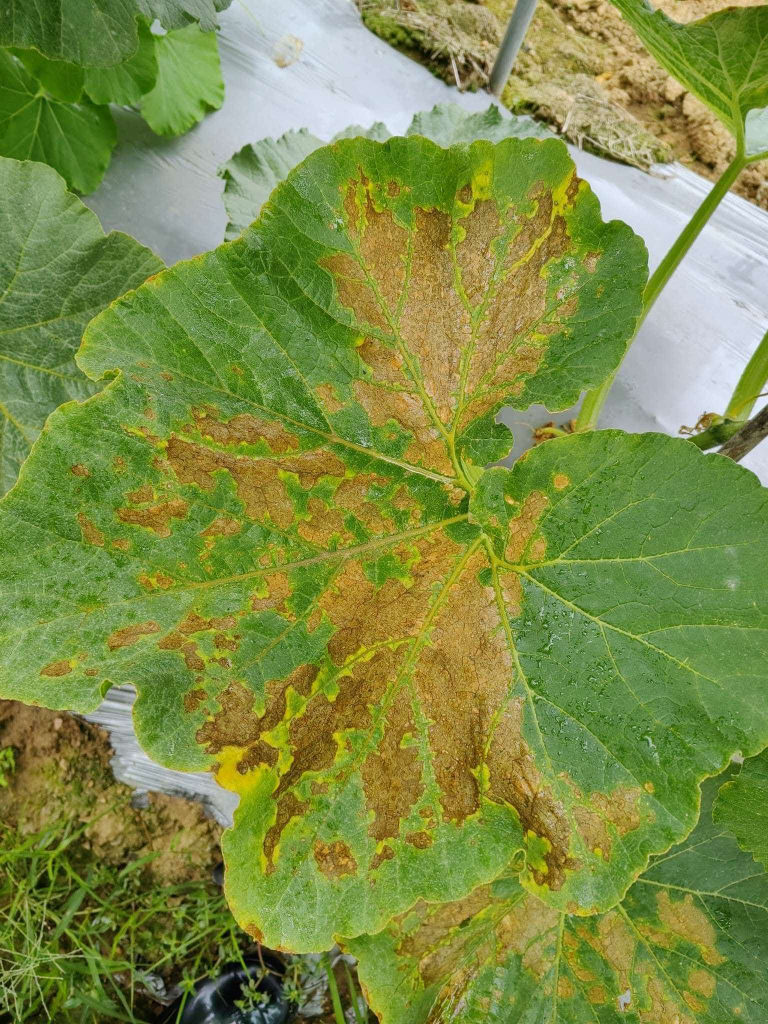
#> input picture _opencv_leaf_preprocess/leaf.jpg, 1536 x 2048 px (shown at 1/2 size)
$ jupyter execute lesson2_opencv_basics.ipynb
#> lines starting #> are read from the running program, lines starting #| are printed output that depends on the picture; after the words box and inside, x2 and y2 are one past the last pixel; in counts of white or black regions, pixels touching at a corner belong together
[cell 1]
import numpy as np
import matplotlib.pyplot as plt
import cv2
plt.rcParams["font.family"]=["SimHei"]
plt.rcParams["axes.unicode_minus"]=False
real_leaf=cv2.imread("leaf.jpg")
#> real_leaf is the input picture: shape (2048, 1536, 3); mean B, G, R 69.8, 141.2, 125.9
print("leaf的尺寸shape为：",real_leaf.shape)
#| leaf的尺寸shape为： (2048, 1536, 3)

[cell 2]
plt.imshow(real_leaf)
plt.axis('off')
plt.show()

[cell 3]
# 把OpenCV的BGR顺序，转成我们习惯的RGB顺序
real_leaf_rgb=cv2.cvtColor(real_leaf,cv2.COLOR_BGR2RGB)
plt.imshow(real_leaf_rgb)
plt.axis('off')
plt.title("我读进来的第一片真叶子")
plt.show()

[cell 4]
crop_leaf=real_leaf_rgb[1500:3000,0:1200]
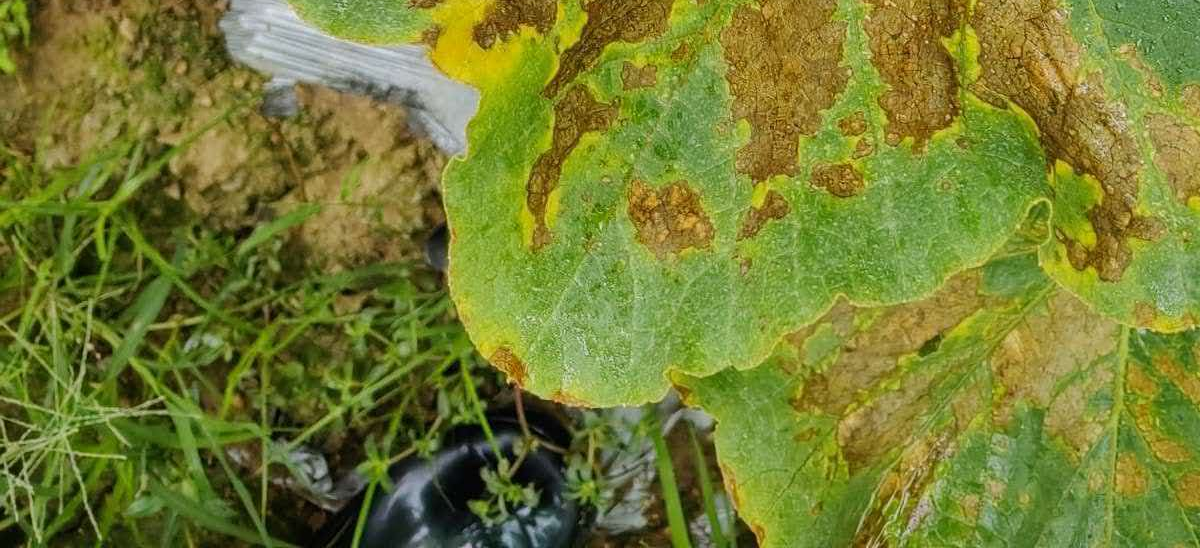
#> crop_leaf: shape (548, 1200, 3); mean R, G, B 116.8, 125.9, 49
crop_leaf_float = crop_leaf.astype(np.float32)
crop_leaf_bright=np.clip(crop_leaf_float + 40,a_min=0,a_max=255)
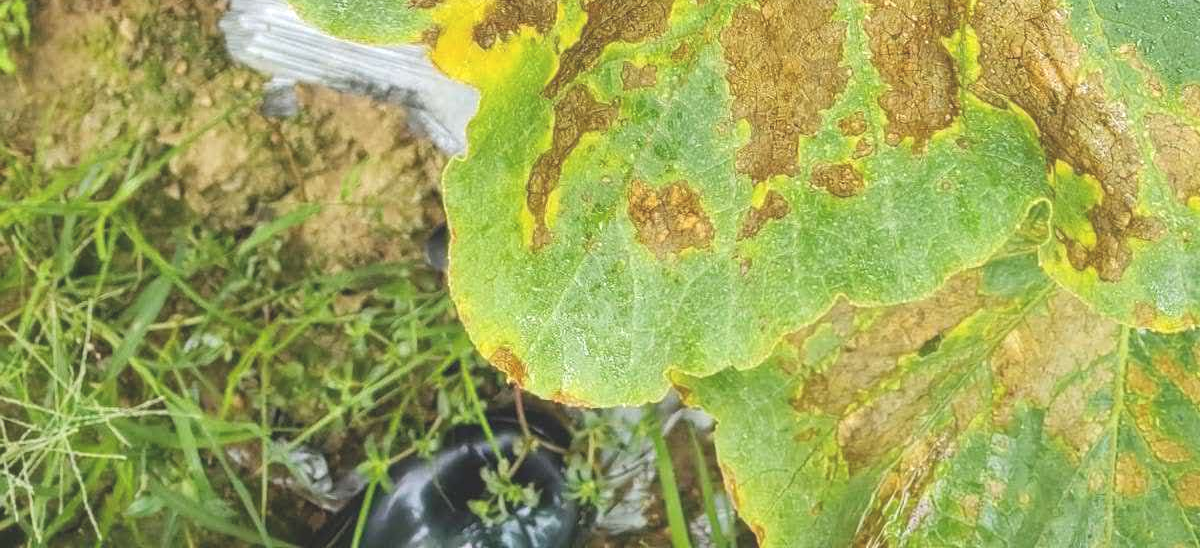
#> crop_leaf_bright: shape (548, 1200, 3) float32; mean R, G, B 156.8, 165.9, 89
crop_leaf_bright=crop_leaf_bright.astype(np.uint8)
plt.figure(figsize=(8,4))
plt.subplot(1,2,1)
plt.imshow(crop_leaf)
plt.axis('off')
plt.title("裁剪出来的叶片")

plt.subplot(1,2,2)
plt.imshow(crop_leaf_bright)
plt.title("提亮后的叶片")
plt.axis('off')
plt.show

[cell 5]
#下面学习灰度图与图片尺寸缩放
real_leaf=cv2.imread("leaf.jpg")
real_leaf_rgb=cv2.cvtColor(real_leaf,cv2.COLOR_BGR2RGB)
#下面把RGB彩色图转为灰度图
gray_leaf=cv2.cvtColor(real_leaf_rgb,cv2.COLOR_RGB2GRAY)
#打印对比
print("彩色图的尺寸shape:",real_leaf_rgb.shape)
#| 彩色图的尺寸shape: (2048, 1536, 3)
print("灰度图的尺寸shape:",gray_leaf.shape)
#| 灰度图的尺寸shape: (2048, 1536)

[cell 6]
#验证一下BGR和RGB转灰度图的灰度值不一样是否成立
print(gray_leaf[1000,1000])
#| 126
real_leaf2=cv2.imread("leaf.jpg")
gray_leaf2=cv2.cvtColor(real_leaf2,cv2.COLOR_BGR2GRAY)
print(gray_leaf2[1000,1000])
#| 126

# 自动找全图里R通道和B通道差值最大的像素点
rgb = real_leaf_rgb
# 计算每个像素的R和B通道差值
r_b_diff = np.abs(rgb[:,:,0].astype(int) - rgb[:,:,2].astype(int))
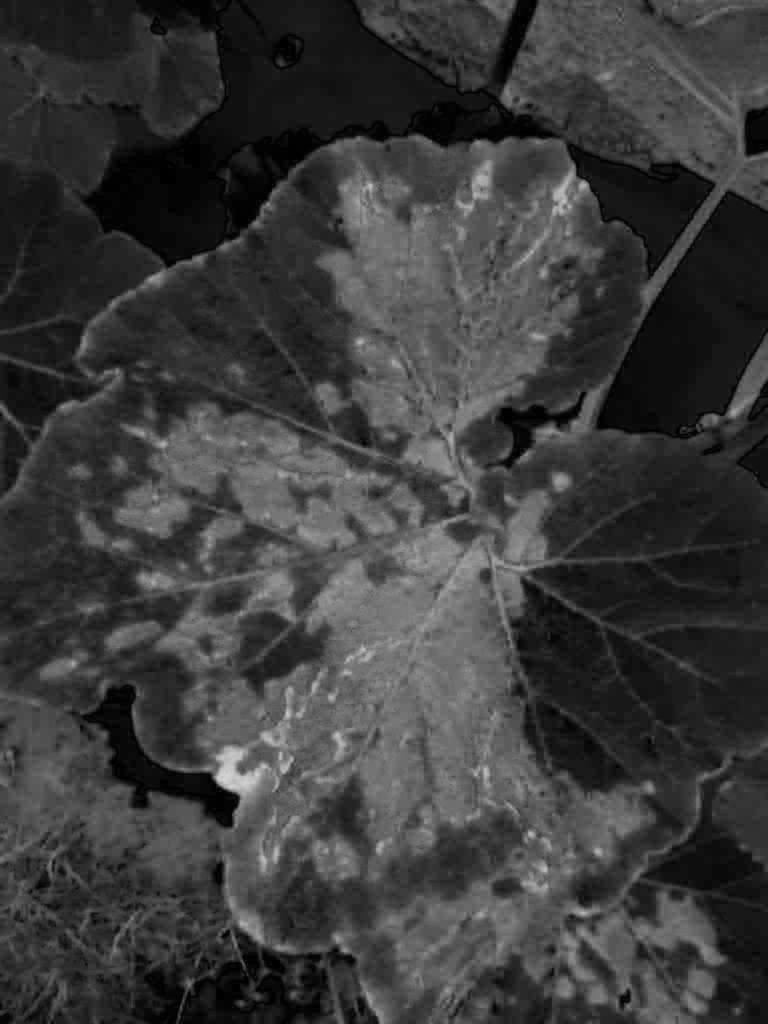
#> r_b_diff: shape (2048, 1536) int64 (shown at 1/2 size); min 0, max 214, mean 59.2
# 找到差值最大的像素坐标
max_diff_pos = np.unravel_index(np.argmax(r_b_diff), r_b_diff.shape)
#> max_diff_pos = (1574, 462)
print(f"R/B通道差最大的像素坐标是：{max_diff_pos}")
#| R/B通道差最大的像素坐标是：(1574, 462)
print(f"这个像素的RGB值是：{rgb[max_diff_pos[0], max_diff_pos[1]]}")
#| 这个像素的RGB值是：[219 201   5]

# 分别用两个规则算这个点的灰度值
gray1 = cv2.cvtColor(rgb, cv2.COLOR_RGB2GRAY)
gray2 = cv2.cvtColor(real_leaf, cv2.COLOR_BGR2GRAY)
print(f"用RGB2GRAY算出来的灰度值：{gray1[max_diff_pos[0], max_diff_pos[1]]}")
#| 用RGB2GRAY算出来的灰度值：184
print(f"用BGR2GRAY算出来的灰度值：{gray2[max_diff_pos[0], max_diff_pos[1]]}")
#| 用BGR2GRAY算出来的灰度值：184

# 故意把RGB顺序的图，用BGR2GRAY的错误规则转
wrong_gray = cv2.cvtColor(real_leaf_rgb, cv2.COLOR_BGR2GRAY)
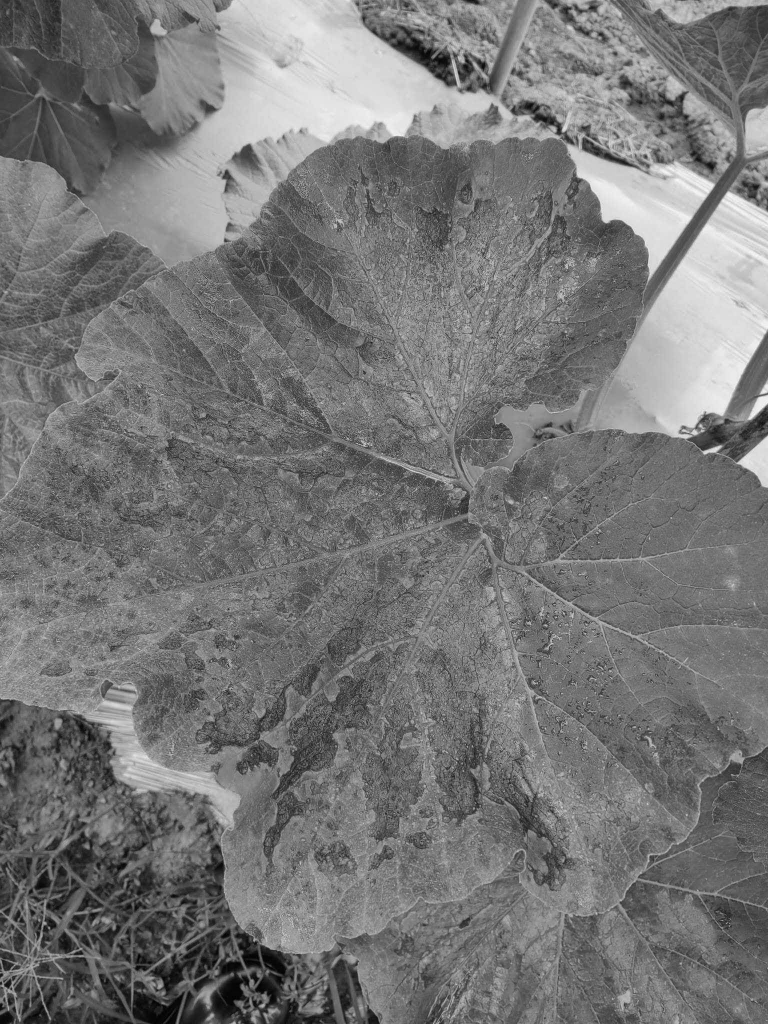
#> wrong_gray: shape (2048, 1536) (shown at 1/2 size); min 0, max 253, mean 118.1
# 对比一下正确的灰度值和错配的灰度值
print(f"正确的RGB2GRAY灰度值：{gray1[1000,1000]}")
#| 正确的RGB2GRAY灰度值：126
print(f"错误的BGR2GRAY灰度值：{wrong_gray[1000,1000]}")
#| 错误的BGR2GRAY灰度值：117

[cell 7]
#灰度图是没有颜色的二维数组，matplotlib默认会乱给他上假彩色，必须手动指定黑白色版
plt.figure(figsize=(8,4))
plt.subplot(1,2,1)
plt.imshow(real_leaf_rgb)
plt.title("原图（彩色）")
plt.axis('off')

plt.subplot(1,2,2)
#这里必须附加cmap='gray'，不然颜色会乱
plt.imshow(gray_leaf,cmap='gray')
plt.title("灰度图")
plt.axis('off')
plt.show()

[cell 8]
#图片固定尺寸缩放,cv2.resize写新尺寸的顺序是先写宽，再写高
resize_rgb=cv2.resize(real_leaf_rgb,(244,244))
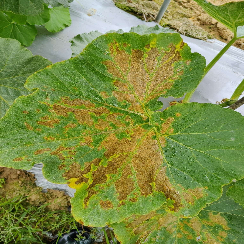
#> resize_rgb: shape (244, 244, 3); mean R, G, B 125.7, 141, 69.6
resize_gray=cv2.resize(gray_leaf,(244,244))
#对比显示缩放前后的效果
plt.figure(figsize=(8,4))
plt.subplot(1,2,1)
plt.imshow(resize_rgb)
plt.title("缩放后的彩图(244*244)")
plt.axis('off')

plt.subplot(1,2,2)
plt.imshow(resize_gray,cmap='gray')
plt.title("缩放后的灰度图(244*244)")
plt.axis('off')
plt.show()

[cell 9]
# 打印图片中间叶片区域的灰度值,对比观察
print("叶片位置的灰度值：", resize_gray[140, 32])
#| 叶片位置的灰度值： 129
# 打印图片背景天空区域的灰度值
print("背景位置的灰度值：", resize_gray[0, 0])
#| 背景位置的灰度值： 70

[cell 10]
# 高斯模糊：(5,5)是模糊的窗口大小，新手固定用这个值就行
blur_leaf = cv2.GaussianBlur(resize_gray, (3,3), 0)

# 并排显示模糊前后的对比
plt.figure(figsize=(10,4))
plt.subplot(1,2,1)
plt.imshow(resize_gray, cmap='gray')
plt.title("模糊前（有细碎噪点）")
plt.axis('off')

plt.subplot(1,2,2)
plt.imshow(blur_leaf, cmap='gray')
plt.title("高斯模糊后（杂点被抹掉）")
plt.axis('off')
plt.show()

[cell 11]
# Canny边缘检测：两个阈值新手固定用50和150就行
edge_leaf = cv2.Canny(blur_leaf, threshold1=50, threshold2=150)
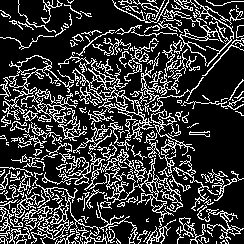
#> edge_leaf: shape (244, 244); 22.1% white in thin lines or dots

# 显示边缘检测的结果
plt.figure(figsize=(8,6))
plt.imshow(edge_leaf, cmap='gray')
plt.title("Canny检测到的边缘")
plt.axis('off')
plt.show()

[cell 12]
# 读入原图→转RGB→缩放到224x224
real_leaf = cv2.imread("leaf.jpg")
real_leaf_rgb = cv2.cvtColor(real_leaf, cv2.COLOR_BGR2RGB)
real_leaf_224 = cv2.resize(real_leaf_rgb, (224,224))

# 转灰度→3x3高斯模糊（和上节课的流程完全一致）
gray_leaf_224=cv2.cvtColor(real_leaf_224,cv2.COLOR_RGB2GRAY)
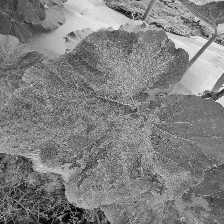
#> gray_leaf_224: shape (224, 224); min 1, max 243, mean 128.2
blur_leaf=cv2.GaussianBlur(gray_leaf_224,(3,3),0)
#> blur_leaf: shape (224, 224)
ret,mask=cv2.threshold(blur_leaf,thresh=135,maxval=255,type=cv2.THRESH_BINARY_INV)
#> mask: shape (224, 224); 65.1% white; 207 black regions (177 under 20 px)
contours,hierarchy=cv2.findContours(mask,mode=cv2.RETR_EXTERNAL,method=cv2.CHAIN_APPROX_SIMPLE)
#> contours = 60 contours, 51 with area under 20; largest, box (x1, y1, x2, y2) and area: (0, 0, 224, 224) 27168, (0, 139, 190, 224) 6776, (179, 0, 224, 27) 590, (105, 0, 154, 21) 276, (181, 16, 209, 38) 174
leaf_contour=sorted(contours,key=cv2.contourArea,reverse=True)[0]
#> leaf_contour = contour of 1088 points, box (x1, y1, x2, y2) (0, 0, 224, 224), area 27168
leaf_mask=np.zeros_like(gray_leaf_224)
cv2.drawContours(leaf_mask,[leaf_contour],contourIdx=-1,color=255,thickness=-1)
#> leaf_mask: shape (224, 224); 56.1% white; 8 black regions (2 under 20 px), largest, box (x1, y1, x2, y2) and area: (0, 113, 203, 224) 12525, (21, 0, 224, 64) 7369, (164, 40, 224, 97) 1837, (0, 86, 12, 110) 185, (215, 96, 224, 107) 58, (0, 35, 6, 49) 52
leaf_mask_3ch=cv2.cvtColor(leaf_mask,cv2.COLOR_GRAY2RGB)
leaf_only=(real_leaf_224*(leaf_mask_3ch/255)).astype(np.uint8)

# 并排显示原图和抠完的叶片
plt.figure(figsize=(10,5))
plt.subplot(1,2,1)
plt.imshow(real_leaf_224)
plt.title("原来的照片（带天空背景）")
plt.axis('off')

plt.subplot(1,2,2)
plt.imshow(leaf_only)
plt.title("抠完的叶片（纯黑背景）")
plt.axis('off')
plt.show()

[cell 13]
# 前置流程不变
real_leaf = cv2.imread("leaf.jpg")
real_leaf_rgb = cv2.cvtColor(real_leaf, cv2.COLOR_BGR2RGB)
real_leaf_224 = cv2.resize(real_leaf_rgb, (224,224))
gray_leaf_224 = cv2.cvtColor(real_leaf_224, cv2.COLOR_RGB2GRAY)
blur_leaf_224 = cv2.GaussianBlur(gray_leaf_224, (3,3), 0)

# 🔴 核心优化：用OTSU自动找阈值，不用手动写死120
# 算法会自动在图里找最合适的亮暗分界线，不管照片亮度怎么变都能适配
ret, mask = cv2.threshold(blur_leaf_224, thresh=0, maxval=255,
                          type=cv2.THRESH_BINARY_INV + cv2.THRESH_OTSU)
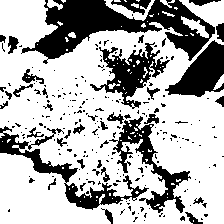
#> mask: shape (224, 224); 69.1% white; 234 black regions (196 under 20 px), largest, box (x1, y1, x2, y2) and area: (21, 0, 215, 64) 5175, (0, 126, 149, 210) 2085, (109, 116, 191, 213) 1852
#> ret = 138

# 🔴 再加一步小操作：把叶片内部病斑的小洞填上
kernel = np.ones((3,3), np.uint8)
mask = cv2.morphologyEx(mask, cv2.MORPH_CLOSE, kernel)
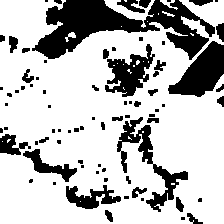
#> mask: shape (224, 224); 74% white; 77 black regions (43 under 20 px)

# 找所有轮廓，取面积最大的那个——这次肯定是中心的大叶片
contours, hierarchy = cv2.findContours(mask, cv2.RETR_EXTERNAL, cv2.CHAIN_APPROX_SIMPLE)
#> contours = 12 contours, 8 with area under 20; largest, box (x1, y1, x2, y2) and area: (0, 0, 224, 224) 41098, (104, 0, 155, 28) 376, (160, 0, 178, 10) 41, (65, 32, 76, 42) 32
leaf_contour = sorted(contours, key=cv2.contourArea, reverse=True)[0]
#> leaf_contour = contour of 533 points, box (x1, y1, x2, y2) (0, 0, 224, 224), area 41098

# 生成干净的叶片蒙版
leaf_mask = np.zeros_like(gray_leaf_224)
cv2.drawContours(leaf_mask, [leaf_contour], -1, 255, -1)
#> leaf_mask: shape (224, 224); 83.4% white; 14 black regions (4 under 20 px), largest, box (x1, y1, x2, y2) and area: (32, 0, 215, 60) 5871, (168, 41, 224, 97) 1689, (0, 134, 21, 155) 307

# 把蒙版盖回原图，抠出叶片
leaf_mask_3ch = cv2.cvtColor(leaf_mask, cv2.COLOR_GRAY2RGB)
leaf_only = (real_leaf_224 * (leaf_mask_3ch / 255)).astype(np.uint8)
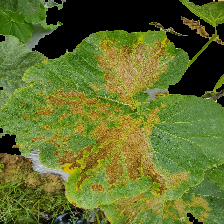
#> leaf_only: shape (224, 224, 3); mean R, G, B 96.6, 110.7, 43

# 并排显示效果
plt.figure(figsize=(10,5))
plt.subplot(1,2,1)
plt.imshow(real_leaf_224)
plt.title("原图")
plt.axis('off')
plt.subplot(1,2,2)
plt.imshow(leaf_only)
plt.title("优化后抠出的大叶片")
plt.axis('off')
plt.show()
